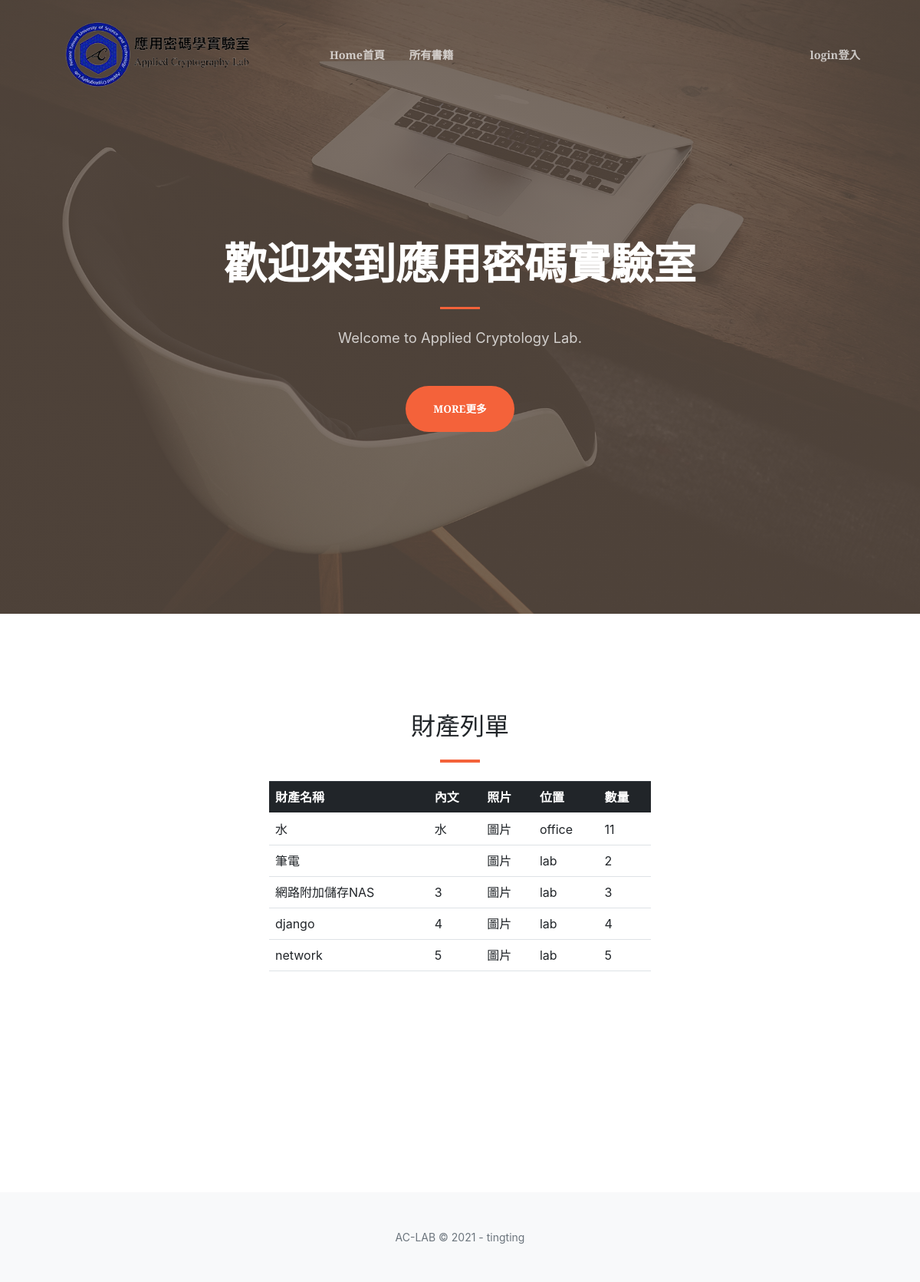
/, run on an earlier commit of the app's database.
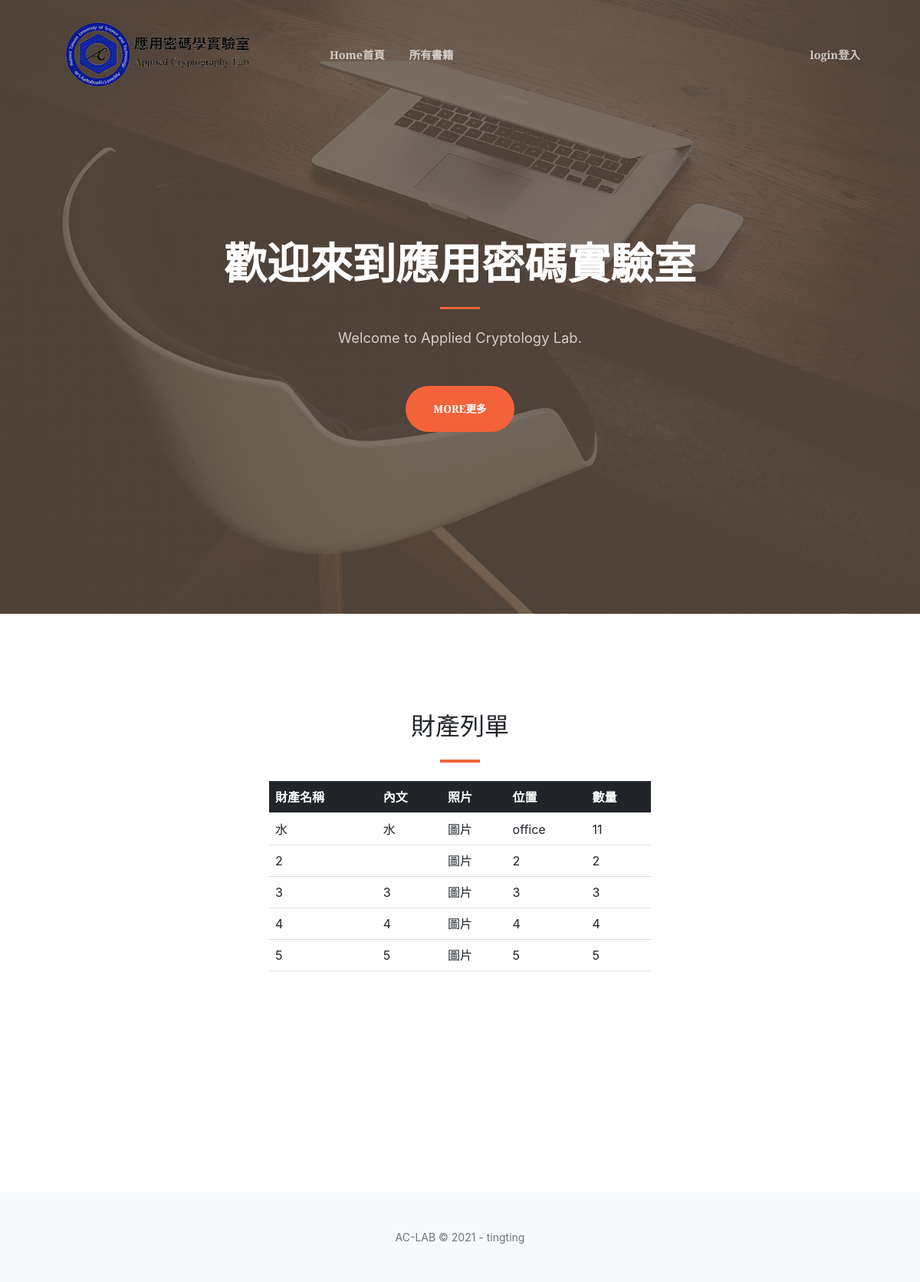
And on a later commit of the database.
### aclab_productSystem/models.py (models this page shows, shortened)
class Product(models.Model):
    name = models.CharField(verbose_name="財產名稱", max_length=100)  # verbose_name="財產名稱"---改系統內建名稱
    content = models.TextField(blank=True)
    photo = models.ImageField(upload_to='Img/productImg')
    location = models.CharField(max_length=100)
    total = models.CharField(max_length=100)

### aclab_productSystem/views.py (the view)
# urls.py: path('', views.Index, name=""),
def Index(request):
    products = Product.objects.all()  # 取出所有財產data
    return render(request, "index.html", locals())  # 固定的東西

### templates/index.html (shortened to what this page needs)
{% extends 'base.html' %}
{% block body %}
    <head>
        {% load static %}
        <link href="https://cdn.jsdelivr.net/npm/bootstrap-icons@1.5.0/font/bootstrap-icons.css" rel="stylesheet"/>
        <link href="https://cdnjs.cloudflare.com/ajax/libs/SimpleLightbox/2.1.0/simpleLightbox.min.css"
              rel="stylesheet"/>
        <link href="{% static 'css/styles.css' %}" rel="stylesheet"/>
    </head>
    <body id="page-top">
    <header class="masthead">
        <div class="container px-4 px-lg-5 h-100">
            <div class="row gx-4 gx-lg-5 h-100 align-items-center justify-content-center text-center">
                <div class="col-lg-8 align-self-end">
                    <h1 class="text-white font-weight-bold">歡迎來到應用密碼實驗室</h1>
                    <hr class="divider"/>
                </div>
                <div class="col-lg-8 align-self-baseline">
                    <p class="text-white-75 mb-5">Welcome to Applied Cryptology Lab.</p>
                    <a class="btn btn-primary btn-xl" href="#contact">MORE更多</a>
                </div>
            </div>
        </div>
    </header>
    <section class="page-section" id="contact">
        <div class="container px-4 px-lg-5">
            <div class="row gx-4 gx-lg-5 justify-content-center">
                <div class="col-lg-8 col-xl-6 text-center">
                    <h2 class="mt-0">財產列單</h2>
                    <hr class="divider"/>
                </div>
            </div>
            <div class="row gx-4 gx-lg-5 justify-content-center mb-5">
                <div class="col-lg-6">
                    <table class="table">
                        <thead class="thead-dark">
                        <tr>
                            <th scope="col">財產名稱</th>
                            <th scope="col">內文</th>
                            <th scope="col">照片</th>
                            <th scope="col">位置</th>
                            <th scope="col">數量</th>
                        </tr>
                        </thead>
                        <tbody>
                        {% for product in products %}
                            <tr>
                                <td class="productname">{{ product.name }}</td>
                                <td>{{ product.content }}</td>
                                <td>圖片</td>
                                <td>{{ product.location }}</td>
                                <td>{{ product.total }}</td>
                            </tr>
                        {% endfor %}
                        </tbody>
                    </table>
                </div>
            </div>
        </div>
    </section>
    </body>
{% endblock %}

What changed in the data, as far as the page shows it:
changed Product (number 2 of 5 on the later page): name "筆電" → "2"; location "lab" → "2"
changed Product (number 3 of 5 on the later page): name "網路附加儲存NAS" → "3"; location "lab" → "3"
changed Product (number 4 of 5 on the later page): name "django" → "4"; location "lab" → "4"
changed Product (number 5 of 5 on the later page): name "network" → "5"; location "lab" → "5"
